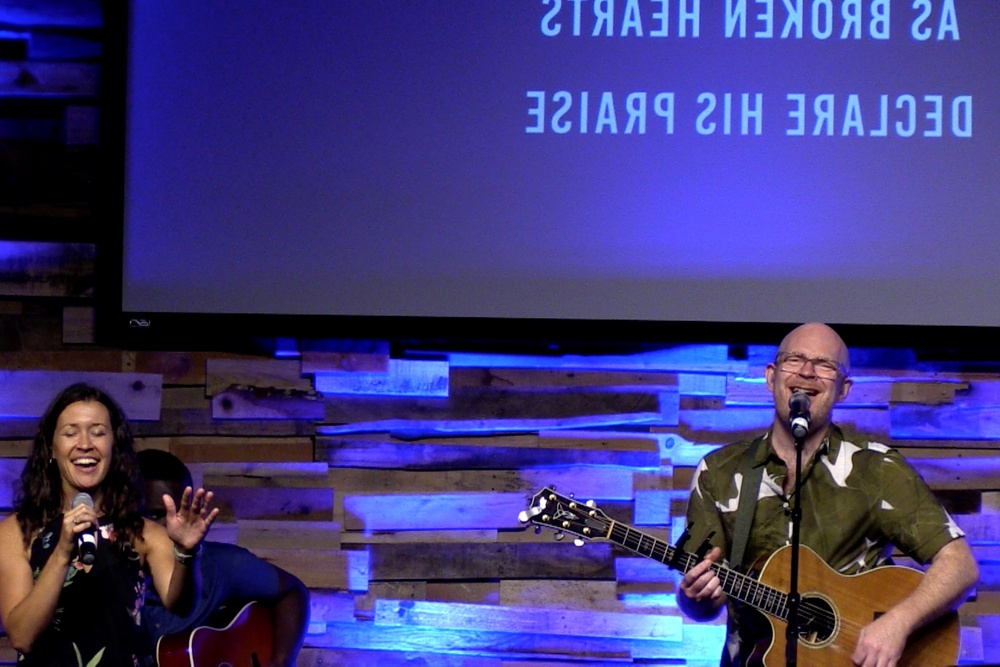
#> input picture beta_one_processing/pics/1.jpg, 1000 x 667 px, shrunk from 1926 x 1284 before the run, given in place of the camera
$ python testflow.py
#> lines starting #> are read from the running program, lines starting #| are printed output that depends on the picture
### Experimentals/Person_finder_varients/PTZ optimization/rect.py
class Rect:
    """ A class to manage the rectangle attributes of a bounding box. """
    def __init__(self):
        self.x = None
        self.y = None
        self.w = None
        self.h = None
        self.ex = None  # End x (x + width)
        self.ey = None  # End y (y + height)
        self.cx = None  # Center x
        self.cy = None  # Center y

    # [6 lines left out: function overlap, not called in this run]

    def set(self, bbox_tuple: tuple[int, int, int, int]):
        """ Update rectangle coordinates and derived metrics. """
        (self.x, self.y, self.w, self.h) = bbox_tuple
        self.ex = (self.x + self.w)
        self.ey = self.y + self.h
        self.cx = self.x + (self.w/2)
        self.cy = self.y + (self.h/2)

    def setC(self, cx,cy):
        """ Update rectangle coordinates and derived metrics. """
        self.cx=cx
        self.cy=cy
        if(self.w is not None):
            self.ex = self.cx + (self.w/2)
            self.ey = self.cy + (self.h/2)
            self.x = self.cx - (self.w/2)
            self.y = self.cy - (self.h/2)
        else:
            print("error in rect class, creating boxes from center")
            self.w=100
            self.h=100
            self.ex = self.cx + (self.w/2)
            self.ey = self.cy + (self.h/2)
            self.x = self.cx - (self.w/2)
            self.y = self.cy - (self.h/2)
    # [4 lines left out: function xmatch, not called in this run]

### Experimentals/Person_finder_varients/PTZ optimization/testflow.py
import cv2
import rect as R
import numpy as np
class Person:
    def __init__(self):
        self.bbox = None
        self.rect=R.Rect()
        self.confidence=0
        self.tracking=True
        self.color=(0,0,0)
        self.prev_pts = None
    def unpair2(self,prev_gray,gray):
        # if np.array_equal(prev_gray, gray):
        #     return True

        lk_params = dict(winSize=(20, 20), maxLevel=2, criteria=(cv2.TERM_CRITERIA_EPS | cv2.TERM_CRITERIA_COUNT, 10, .001))
        if self.prev_pts is not None:
            next_pts, status, _ = cv2.calcOpticalFlowPyrLK(prev_gray, gray, self.prev_pts, None, **lk_params)
            good_new = next_pts[status == 1]
            # self.prev_pts = good_new.reshape(-1, 1, 2)
            if len(good_new) > 0:
                # Compute the bounding box coordinates
                x_min, y_min = np.average(good_new, axis=0)
                self.rect.setC(x_min, y_min)
                # [5 lines of commented-out code are left out]
                self.prev_pts = good_new.reshape(-1, 1, 2)
            else:
                self.confidence=0
                return True
        else:
            return True
    def innitt2(self,frame):
        frame = cv2.cvtColor(frame, cv2.COLOR_BGR2GRAY)
        self.prev_pts = cv2.goodFeaturesToTrack(frame, maxCorners=100, qualityLevel=.1, minDistance=10)
        if self.prev_pts is not None:
                    self.prev_pts[:, :, 0] += self.rect.x  # Adjust x-coordinates of the points
                    self.prev_pts[:, :, 1] += self.rect.y

cap = cv2.VideoCapture(0)

# Load the pre-trained face detection model
face_cascade = cv2.CascadeClassifier(cv2.data.haarcascades + 'haarcascade_frontalface_default.xml')

# Create a Person instance
person = Person()

# Initialize a previous frame variable
ret, frame = cap.read()
#> frame is the input picture: shape (667, 1000, 3); mean B, G, R 121.7, 56.7, 64
prev_gray = cv2.cvtColor(frame, cv2.COLOR_BGR2GRAY) if ret else None
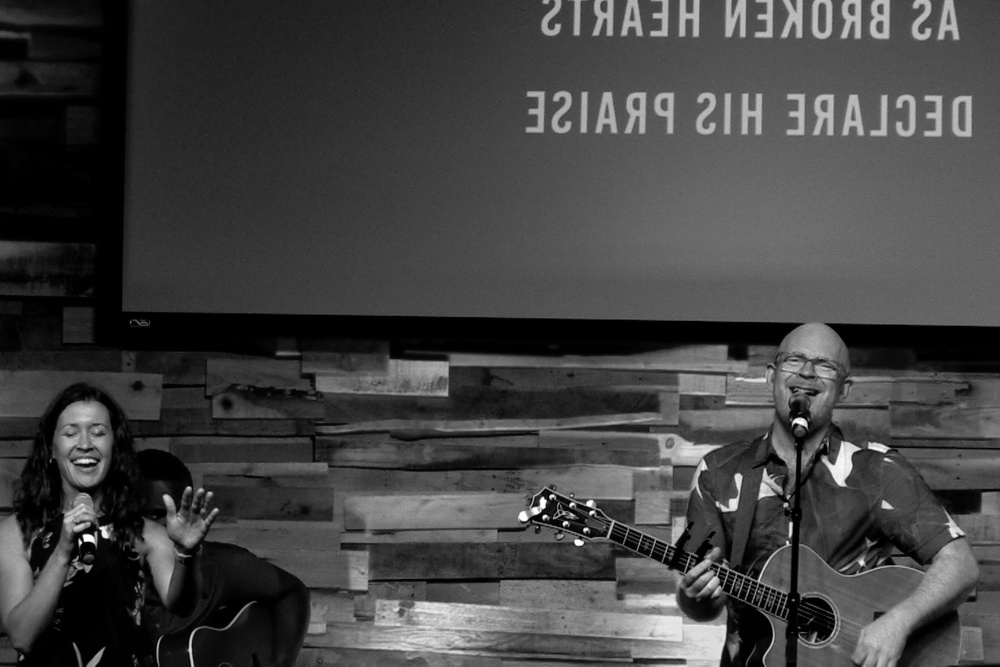
#> prev_gray: shape (667, 1000); min 0, max 255, mean 66.3

while True:
    # Capture frame-by-frame
    ret, frame = cap.read()

    if not ret:
        break

    # Convert the frame to grayscale
    gray = cv2.cvtColor(frame, cv2.COLOR_BGR2GRAY)

    # Detect faces in the frame
    faces = face_cascade.detectMultiScale(gray, scaleFactor=1.1, minNeighbors=5, minSize=(30, 30))
#> faces = [[775, 332, 73, 73], [47, 401, 74, 74]]

    if len(faces) > 0 and person.prev_pts is None:
        # Initialize tracking for the first detected face
        (x, y, w, h) = faces[0] # Assuming R.Rect takes x, y, width, height
#> x = 775; y = 332; w = 73; h = 73
        roi = frame[y:y+h, x:x+w]
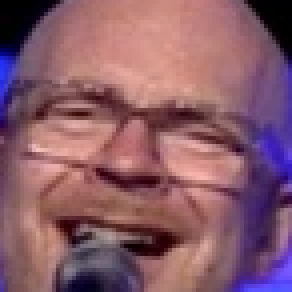
#> roi: shape (73, 73, 3) (shown 4 times larger); mean B, G, R 105.1, 91.8, 136.3
        person.rect.set((x, y, w, h))
#> in set, `(self.x, self.y, self.w, self.h) = bbox_tuple`: self.x = 775; self.y = 332; self.w = 73
#> in set, `self.ex = (self.x + self.w)`: self.ex = 848
#> in set, `self.ey = self.y + self.h`: self.ey = 405
#> in set, `self.cx = self.x + (self.w/2)`: self.cx = 811.5
#> in set, `self.cy = self.y + (self.h/2)`: self.cy = 368.5
        person.innitt2(roi)  # Initialize tracking points
#> in innitt2, `frame = cv2.cvtColor(frame, cv2.COLOR_BGR2GRAY)`:
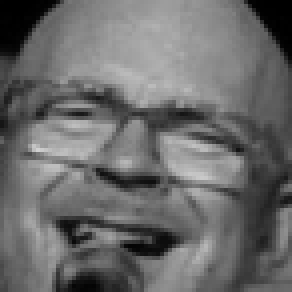
#> frame: shape (73, 73) (shown 4 times larger); min 0, max 209, mean 106.6
#> in innitt2, `self.prev_pts = cv2.goodFeaturesToTrack(frame, maxCorners=100, quality..`: self.prev_pts = 20 rows, first 8: [23, 58], [24, 42], [8, 36], [39, 45], [16, 69], [44, 59], [40, 34], [60, 40]

    # Track the person in the current frame
    if person.prev_pts is not None:
        person.unpair2(prev_gray, gray)
#> in unpair2, `next_pts, status, _ = cv2.calcOpticalFlowPyrLK(prev_gray, gray, self.p..`: next_pts = 20 rows, first 8: [798, 390], [799, 374], [783, 368], [814, 377], [791, 401], [819, 391], [815, 366], [835, 372]; status = 20 values from 1 to 1
#> in unpair2, `good_new = next_pts[status == 1]`: good_new has the same summary as next_pts
#> in unpair2, `x_min, y_min = np.average(good_new, axis=0)`: x_min = 811.7; y_min = 374
#> in setC, `self.cx=cx`: self.cx = 811.7
#> in setC, `self.cy=cy`: self.cy = 374
#> in setC, `self.ex = self.cx + (self.w/2)`: self.ex = 848.2
#> in setC, `self.ey = self.cy + (self.h/2)`: self.ey = 410.5
#> in setC, `self.x = self.cx - (self.w/2)`: self.x = 775.2
#> in setC, `self.y = self.cy - (self.h/2)`: self.y = 337.5
#> in unpair2, `self.prev_pts = good_new.reshape(-1, 1, 2)`: self.prev_pts has the same summary as next_pts

    # Draw the bounding box
    if person.prev_pts is not None:
        cv2.rectangle(frame, (int(person.rect.x), int(person.rect.y)), (int(person.rect.ex), int(person.rect.ey)), (0,255,0), 2)
#> frame: shape (667, 1000, 3)
        for pts in zip(person.prev_pts):
                        # print(pts)
                        x, y = map(int, pts[0][0].ravel())  # Convert x and y to integers
                        # print(x, y)
                        cv2.circle(frame, (x, y), 5, (0, 255, 0), -1)
#> this loop made 20 passes
#> (x, y) on passes 1 to 12: (798, 390), (799, 374), (783, 368), (814, 377), (791, 401), (819, 391), (815, 366), (835, 372), (802, 363), (845, 379), (809, 397), (788, 359)
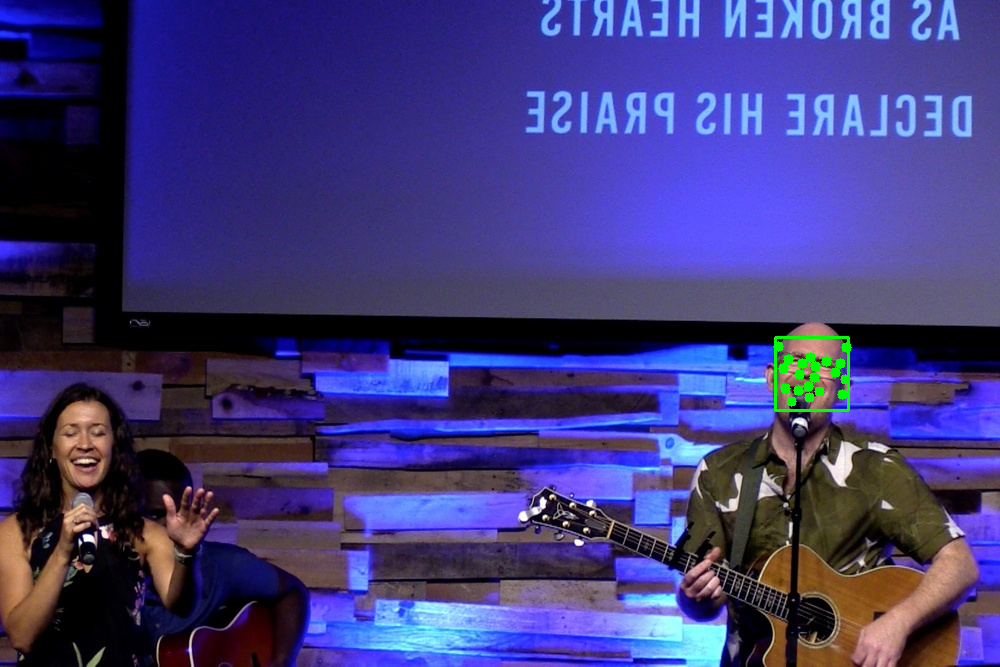
#> frame: shape (667, 1000, 3); mean B, G, R 121.3, 57.4, 63.6


    # Display the output
    cv2.imshow('Person', frame)

    # Update previous frame
    prev_gray = gray.copy()

    # Check if the user pressed the 'q' key
    if cv2.waitKey(1) & 0xFF == ord('q'):
#> (key q is pressed here)
        break

# Release the video capture and close all windows
cap.release()
cv2.destroyAllWindows()

$ run again, on beta_one_processing/pics/10.jpg
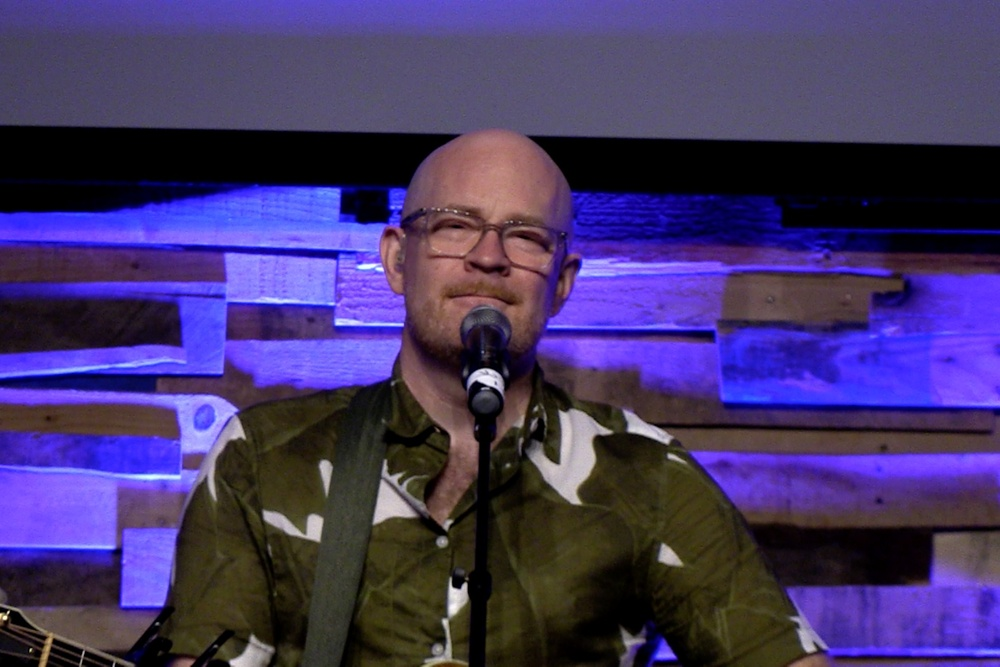
#> input picture beta_one_processing/pics/10.jpg, 1000 x 667 px, shrunk from 1926 x 1284 before the run, given in place of the camera
#> frame is the input picture: shape (667, 1000, 3); mean B, G, R 104, 54.2, 68.6
#> faces = [[347, 546, 86, 86], [399, 154, 185, 185]]
#> `(x, y, w, h) = faces[0]`: x = 347; y = 546; w = 86
#> `roi = frame[y:y+h, x:x+w]`:
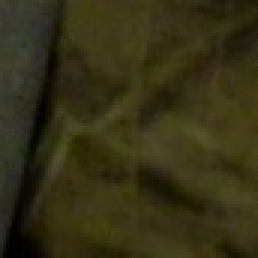
#> roi: shape (86, 86, 3) (shown 3 times larger); mean B, G, R 21.5, 48.6, 52.5
#> in set, `(self.x, self.y, self.w, self.h) = bbox_tuple`: self.x = 347; self.y = 546; self.w = 86
#> in set, `self.ex = (self.x + self.w)`: self.ex = 433
#> self.ey = 632
#> in set, `self.cx = self.x + (self.w/2)`: self.cx = 390
#> self.cy = 589
#> in innitt2, `self.prev_pts = cv2.goodFeaturesToTrack(frame, maxCorners=100, quality..`: self.prev_pts = 41 rows, first 8: [46, 55], [74, 82], [17, 58], [20, 35], [17, 17], [47, 41], [21, 48], [33, 58]
#> next_pts = 41 rows, first 8: [393, 601], [421, 628], [364, 604], [367, 581], [364, 563], [394, 587], [368, 594], [380, 604]; status = 41 values from 1 to 1
#> good_new = 41 pairs, first value 348 to 429, second value 547 to 630
#> x_min = 388.8; y_min = 589
#> in setC, `self.cx=cx`: self.cx = 388.8
#> in setC, `self.ex = self.cx + (self.w/2)`: self.ex = 431.8
#> in setC, `self.x = self.cx - (self.w/2)`: self.x = 345.8
#> in unpair2, `self.prev_pts = good_new.reshape(-1, 1, 2)`: self.prev_pts has the same summary as next_pts
#> the loop `for pts in zip(person.prev_pts):` made 41 passes
#> after the loop `for pts in zip(person.prev_pts):`:
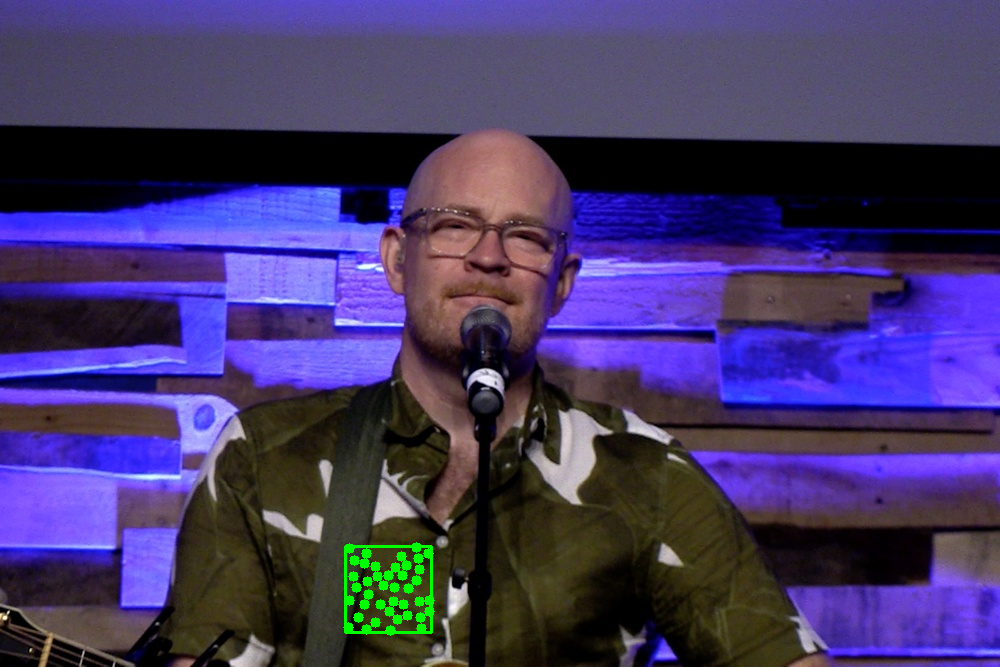
#> frame: shape (667, 1000, 3); mean B, G, R 103.8, 55.4, 68.3

$ run again, on beta_one_processing/pics/11.jpg
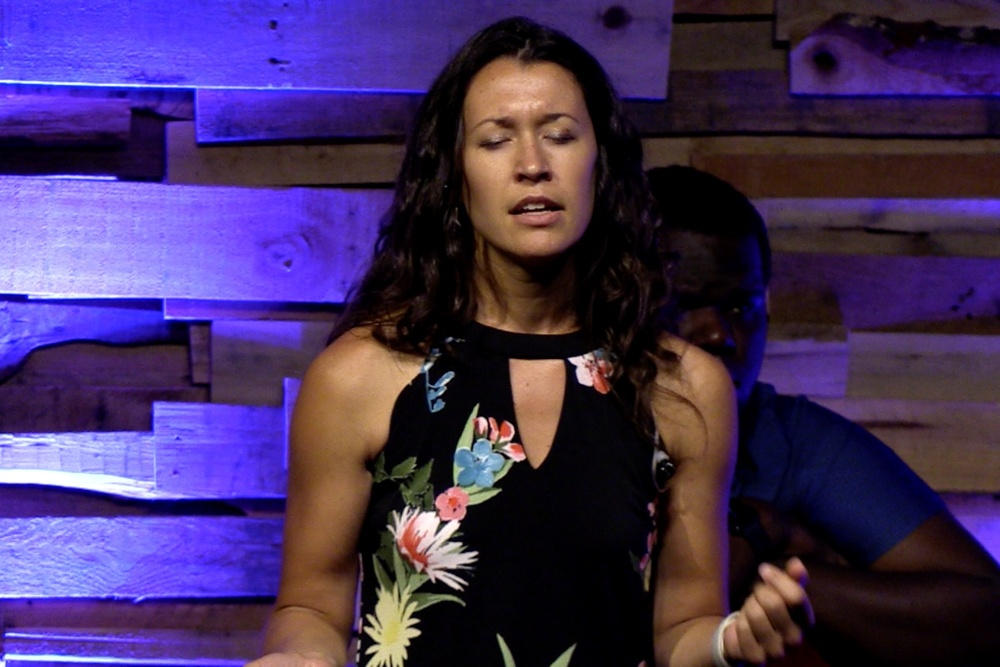
#> input picture beta_one_processing/pics/11.jpg, 1000 x 667 px, shrunk from 1926 x 1284 before the run, given in place of the camera
#> frame is the input picture: shape (667, 1000, 3); mean B, G, R 92.3, 47.5, 67.5
#> faces = [[651, 364, 104, 104], [441, 61, 181, 181]]
#> `(x, y, w, h) = faces[0]`: x = 651; y = 364; w = 104
#> `roi = frame[y:y+h, x:x+w]`:
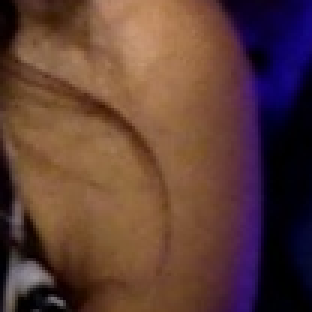
#> roi: shape (104, 104, 3) (shown 3 times larger); mean B, G, R 54.4, 62.3, 94.3
#> in set, `(self.x, self.y, self.w, self.h) = bbox_tuple`: self.x = 651; self.y = 364; self.w = 104
#> in set, `self.ex = (self.x + self.w)`: self.ex = 755
#> in set, `self.ey = self.y + self.h`: self.ey = 468
#> in set, `self.cx = self.x + (self.w/2)`: self.cx = 703
#> in set, `self.cy = self.y + (self.h/2)`: self.cy = 416
#> in innitt2, `self.prev_pts = cv2.goodFeaturesToTrack(frame, maxCorners=100, quality..`: self.prev_pts = [[21, 101], [6, 98], [14, 92], [6, 79]]
#> next_pts = [[672, 465], [657, 462], [665, 456], [657, 443]]; status = [1, 1, 1, 1]
#> good_new = [[672, 465], [657, 462], [665, 456], [657, 443]]
#> x_min = 662.8; y_min = 456.5
#> in setC, `self.cx=cx`: self.cx = 662.8
#> in setC, `self.cy=cy`: self.cy = 456.5
#> in setC, `self.ex = self.cx + (self.w/2)`: self.ex = 714.8
#> in setC, `self.ey = self.cy + (self.h/2)`: self.ey = 508.5
#> in setC, `self.x = self.cx - (self.w/2)`: self.x = 610.8
#> in setC, `self.y = self.cy - (self.h/2)`: self.y = 404.5
#> in unpair2, `self.prev_pts = good_new.reshape(-1, 1, 2)`: self.prev_pts = [[672, 465], [657, 462], [665, 456], [657, 443]]
#> the loop `for pts in zip(person.prev_pts):` made 4 passes
#> after the loop `for pts in zip(person.prev_pts):`:
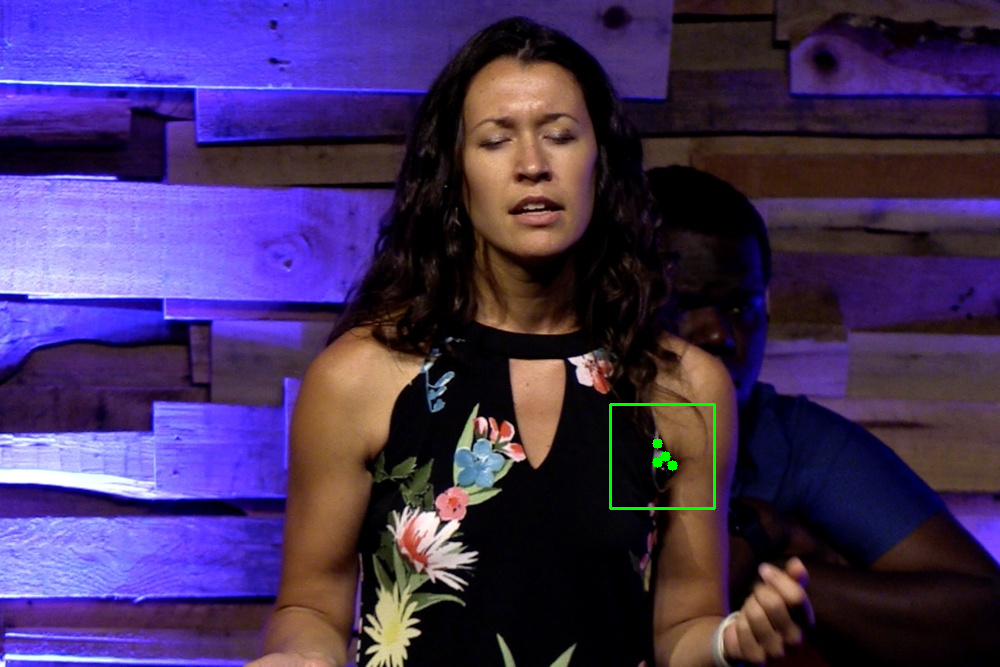
#> frame: shape (667, 1000, 3); mean B, G, R 92.3, 48, 67.3
